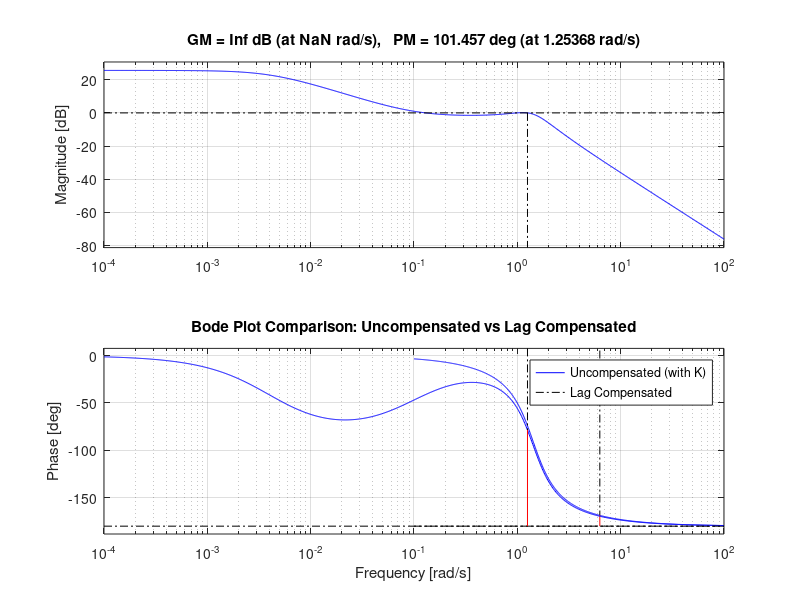
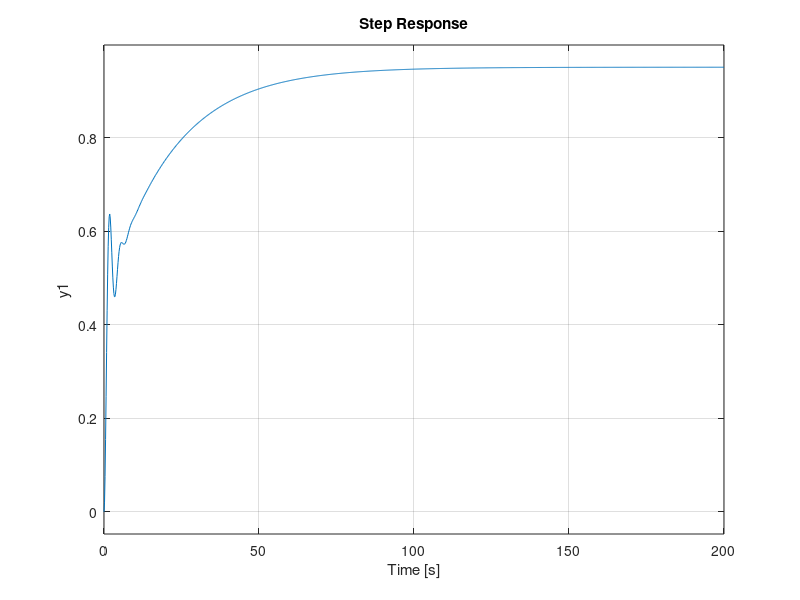

The MATLAB script that drew these images, in order:
%% MATLAB Implementation of Lag Compensator
clear; clc; close all;

% 1. Plant Definition (provided)
num_plant = -0.01/207;
den_plant = [0.05, 0.06, 0.1001];
G = tf(num_plant, den_plant);

% 2. Gain Adjustment (provided)
K = -39583.33; 
G_u = K * G; % Uncompensated system with gain K

% 3. Lag Compensator Parameters (from your calculations)
zc = 0.103;     % Zero location
pc = 0.0042;    % Pole location

% 4. Construct Lag Compensator Transfer Function
% Standard form: Gc(s) = (s/zc + 1) / (s/pc + 1)
num_gc = [1/zc, 1];
den_gc = [1/pc, 1];
Gc = tf(num_gc, den_gc);

% 5. Closed-Loop System
G_comp = series(Gc, G_u); % Total Open-Loop: Gc(s) * K * G(s)

%% 6. Verification and Plots
figure(1);
margin(G_u); % Blue line: Uncompensated
hold on;
margin(G_comp); % Yellow/Orange line: Compensated
grid on;
title('Bode Plot Comparison: Uncompensated vs Lag Compensated');
legend('Uncompensated (with K)', 'Lag Compensated');
figure(2)
step(feedback(G_comp,1))
% Display Performance Data
[gm_u, pm_u, wcp_u, wcg_u] = margin(G_u);
[gm_c, pm_c, wcp_c, wcg_c] = margin(G_comp);

fprintf('--- Design Results ---\n');
fprintf('Uncompensated PM: %.2f deg at %.2f rad/s\n', pm_u, wcg_u);
fprintf('Compensated PM:   %.2f deg at %.2f rad/s\n', pm_c, wcg_c);
fprintf('Target PM was:    52.06 deg\n');